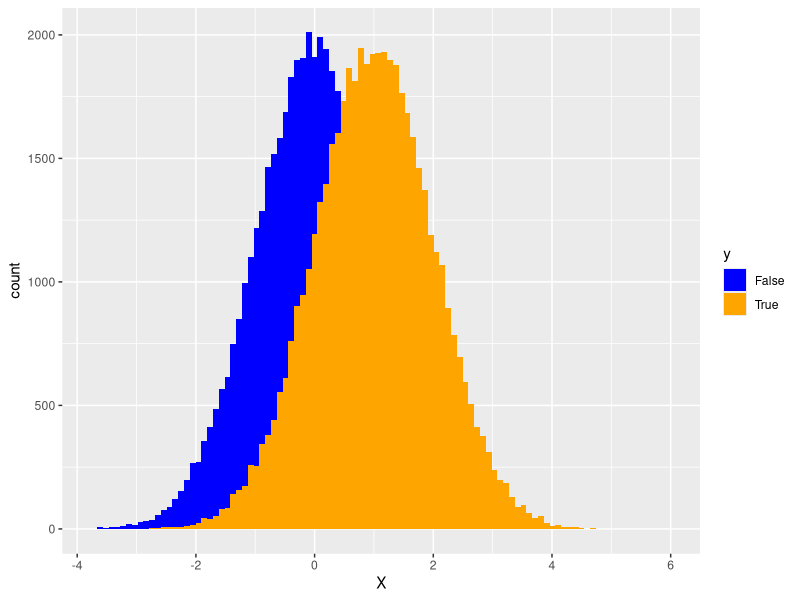
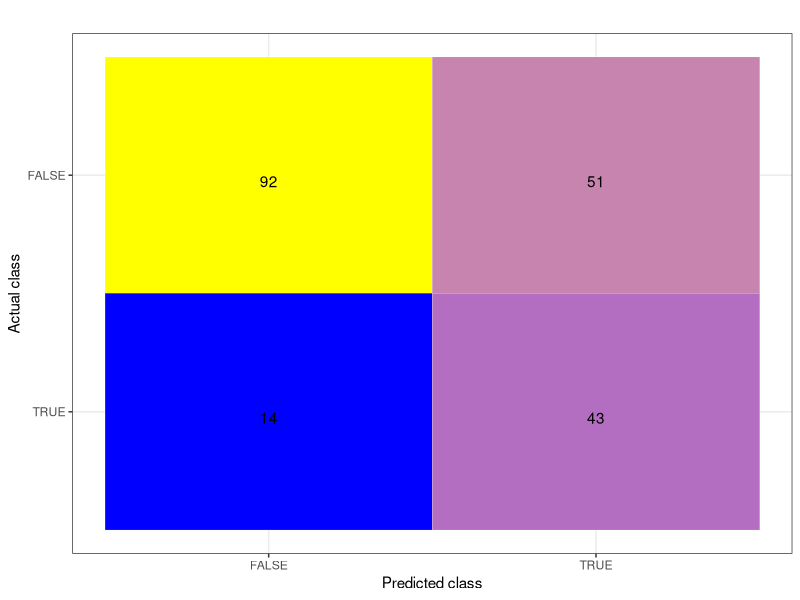

Generate these figures, in order, with R: (Note: this script raises an error after producing the figures.)
## Bias Estimation in Classification assignement

## When you fit a model, like a logistic regression, what happens with class inbalance? We'll consider a data sets whose class balance will change over time, in a way that we might not anticipate, and investigate how the balance of predicted positives and negatives has a bias w.r.t. the actual class balance.
## You'll examine this bias as introduced by classification algorithms, e.g. logistoc regression. We'll examine two ways to correct the bias, one using a confusion matrix and a Bayesian approach.
## What you will learn The first method only works when the negative and positive predicted values remain constant, whereas the second method works when these ratios change.
## Imports and Definitions Beside importing several libraries, we'll define a function create_data that can create a supervised data set of N samples with a specific distribution, but with a different proportion ppos positive samples.
## Both the negative and positive samples are distributed standard-normal, except for the mean of the positive samples which is d_prime to allow for seperation between both.
## Author: Marco Puts and Piet Daas

##load libraries
library(ggplot2)

##Function to generate data
create_data <- function(d_prime, N, ppos){
  ##generate y
  y <- runif(N) <= ppos
  ##generate X
  X <- rnorm(N) + d_prime * y
  ##create df
  df <- data.frame("X"=X, "y"=y)
  return(df)
}

##function that creates a confusion matrix from 2 vectors
create_confusion_matrix <- function(yt, yp){
  ##make vectors
  actual_values <- as.vector(yt)
  predict_values <- as.vector(yp)
  ##create table  with structure TN, FN, FP, TP
  con_m <- table("Actual values"= factor(actual_values, levels=c("FALSE", "TRUE")), "Predicted values" = factor(predict_values, levels = c("FALSE", "TRUE")))
  return(con_m)
}

##plot nice looking confusion matrix
confusion_matrix_plot <- function(cm, title = ""){
  ##Create layout for data in cm
  TClass <- factor(c(FALSE, TRUE, FALSE, TRUE))
  PClass <- factor(c(FALSE, FALSE, TRUE, TRUE))
  Y      <- cm[c(1:4)]
  df <- data.frame(TClass, PClass, Y)
  
  ##show a nice coloured plot
  ggplot(data =  df, mapping = aes(x = factor(PClass, ordered=TRUE, levels = c(FALSE, TRUE)), y = factor(TClass, ordered=TRUE, levels = c(TRUE, FALSE)))) +
    geom_tile(aes(fill = Y), colour = "white") +
    geom_text(aes(label = sprintf("%1.0f", Y)), vjust = 1) +
    scale_fill_gradient(low = "blue", high = "yellow") +
    labs(x = "Predicted class", y = "Actual class", title = title) +
    theme_bw() + theme(legend.position = "none")
}



## PART 1 (60% of the grade) ######################################################################################################################################################

## 1.1.  Example code: Create data, 100000 datapoints, positive ration of 0.5 and d_prime = 1
##generate data
data <- create_data(1, 100000, 0.5)
##show result
ggplot(data = data) +
  geom_histogram(data = subset(data, y == FALSE), aes(x = X, fill="False"), bins = 100) + 
  geom_histogram(data = subset(data, y == TRUE), aes(x = X, fill="True"), bins = 100) + 
  scale_fill_manual("y", values=c("blue", "orange"))


## 1.2. We are going to generate a training set X, y. X are the features (only one feature per case) and y gives the class where the case belongs to. 
# We will fit and test it against a test set X_t, y_t, which has a different (actual) proportion ppos.
## generate data
data2 <- create_data(1, 500, 0.5)
###Fit the balanced data set
log.model <- glm(y ~ ., data = data2, family = binomial)

##generate new data (with a different distribution)
data2_t <- create_data(1, 200, 0.3)
##predict y based on fitted log.model
y_prob <- predict(log.model, data2_t, type="response")
##Convert probability to TRUE andr FALSE
y_tp <- ifelse(y_prob > 0.5, TRUE, FALSE)
## Compare prediction with actual y via confusion matrix
cm <- create_confusion_matrix(data2_t$y, y_tp)
##show cm
cm

##Generate nice plot of confusion matrix
confusion_matrix_plot(cm)

## START OF THE ASSIGMENTS OF PART 1

## Question A: Why do the false posities and false negatives differ?

## Exercise B: Sum the rows and columns of the confusion matrix.

## Question C: What do the four resulting values mean?

## Question D: Why don't the rummed rows match the summed columns?


## 1.3. As shown in the presentation, we would like to correct for this difference. For that we need to calculate a matrix of
##  - the Negative Predicted Value,
##  - the False Discovery rate,
##  - the False Omission rate, and
##  - the Positive Predicted Value.
## Their definitions can be found on Wikipedia (link: https://en.wikipedia.org/wiki/Confusion_matrix#Table_of_confusion).

## Exercise A: Calculate the four values according to their definitions.

##put the values in matrix M (you will need this later on)
M <- matrix(c(negative_predicted_value, false_omission_rate, false_discovery_rate, positive_predicted_value), byrow = FALSE, nrow = 2, ncol = 2)


## 1.4. Now, we generate a new dataset. we will not look at y_, since it will give us already the right answer. We will take y_p and see if we can reconstruct the right answer
data4 <- create_data(1,1000,0.3)
##Exercise A: predict probablity of y based on log.model, convert to TRUE and FALSE and compare true and estimated y


## 1.5. For the bias correction, we need to multiply matrix 𝑀 with the predictions made. For that we will create a diagonal matrix 𝑃 with the number of negative and positive predictions.
P <- matrix(c(sum(1-y_p), 0, 0, sum(y_p)), byrow = FALSE, nrow = 2, ncol = 2)

## Exercise A: Estimate the confusion matrix between y and y_p based on M and P.
## Note that this is an estimation, since M and P are based on different data sets from the same distribution.

## ExerciseB : Calculate the reconstructed
##  number of true positives, and
##  number of true negatives,
##  based on the confusion matrix cm_reconstructed.

## Exercise C: Estimate the threshold that belongs to the reconstructed negatives and positives and apply it to the model


##  1.6. Bonus questions and excersises
## Exercise A: Check what happens when you change the proportions of positives and negatives when generating X_ and y_.
  
##generate range of probability numbers (we use 41 between 0.1 and 0.9)
ppos <- seq(from = 0.1, to = 0.9, length.out = 41)
d_prime <- 1
N <- 10000

## Extra Bonus: Also add the original model to the plot.
## Question B: Does the logistic regression model behave properly? What does this imply?




## PART 2 (40% of the assignement) ######################################################################################################################################################

## 2.1. Bayesian Correction
## In this second part of the exercise, we are going to look at a Bayesian correction. We will follow the discription in https://arxiv.org/pdf/2102.08659.pdf
## For this, we first need to calculate the scores based on the result of the classifier.
##get probabilities
scores <- predict(log.model, data4, type="response")
##get probabilities for pos and neg cases
scores_n <- scores[!data4$y]
scores_p <- scores[data4$y]
##printe means
print(paste(mean(scores_p), mean(scores_n), sep = " "))

##Excersise A: In the subsequent step, we calculate the histograms of the positive and negative results. We will only use three bins for this.

##Excersise B: plot both histograms (barplot)


##2.2.  We will use X_ of the previous exercise. 
## Exercise A: Please calculate the probabilities scores using the log.model and only select the proportions for class 1.
## (i.e. do the same as before when using LR.predict_proba)


## Exercise B: Now we'll assign the scores to the right bins of the histogram and calculate the probabilities.
## Investigate how prop_n is calculated and mirror for prob_p.
## Note: The code first assigns bins to all scores for negative and then the positive samples:
##    scores between 0-0.33 go to bin 0,
##    scores between 0.33-0.66 to bin 1,
##    and the rest to bin 2.
## With the aforecalculated histograms on the same bins, prop_n estimates the probability that of the test sample scores in a particular bin according to the train set score distributions for negative and positive samples.

##generate 99 bins from 0.01 to 0.99
##Calculate log sums

##Question C: At which value of pi is the likelihood at a maximum? Also calculate the proportion negatives.

##Exercise D: Estimate the threshold that belongs to the found proportion positives.

##Question E: Compare this threshold with the confusion matrix, you calculated in the previous part. How do they compare?


##2.3 Bonus
##Exercise A: Check what happens when you change the proportions of positives and negatives when generating X_ and y_.

##Extra Bonus B: Also add the original model to the plot.

##Question C: How does the function you plotted here compare to the method of the previous part? Which one performs better?
  
